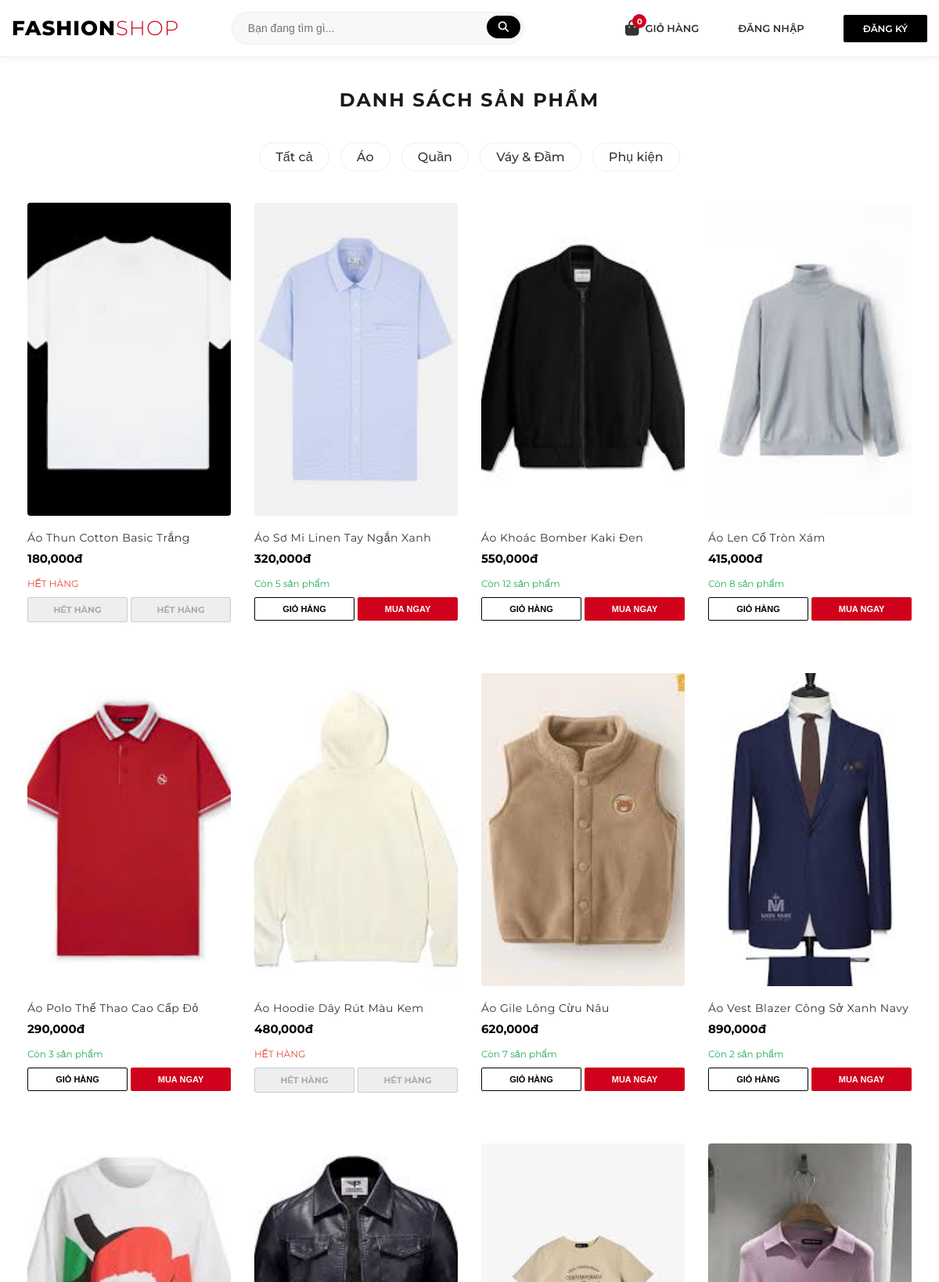
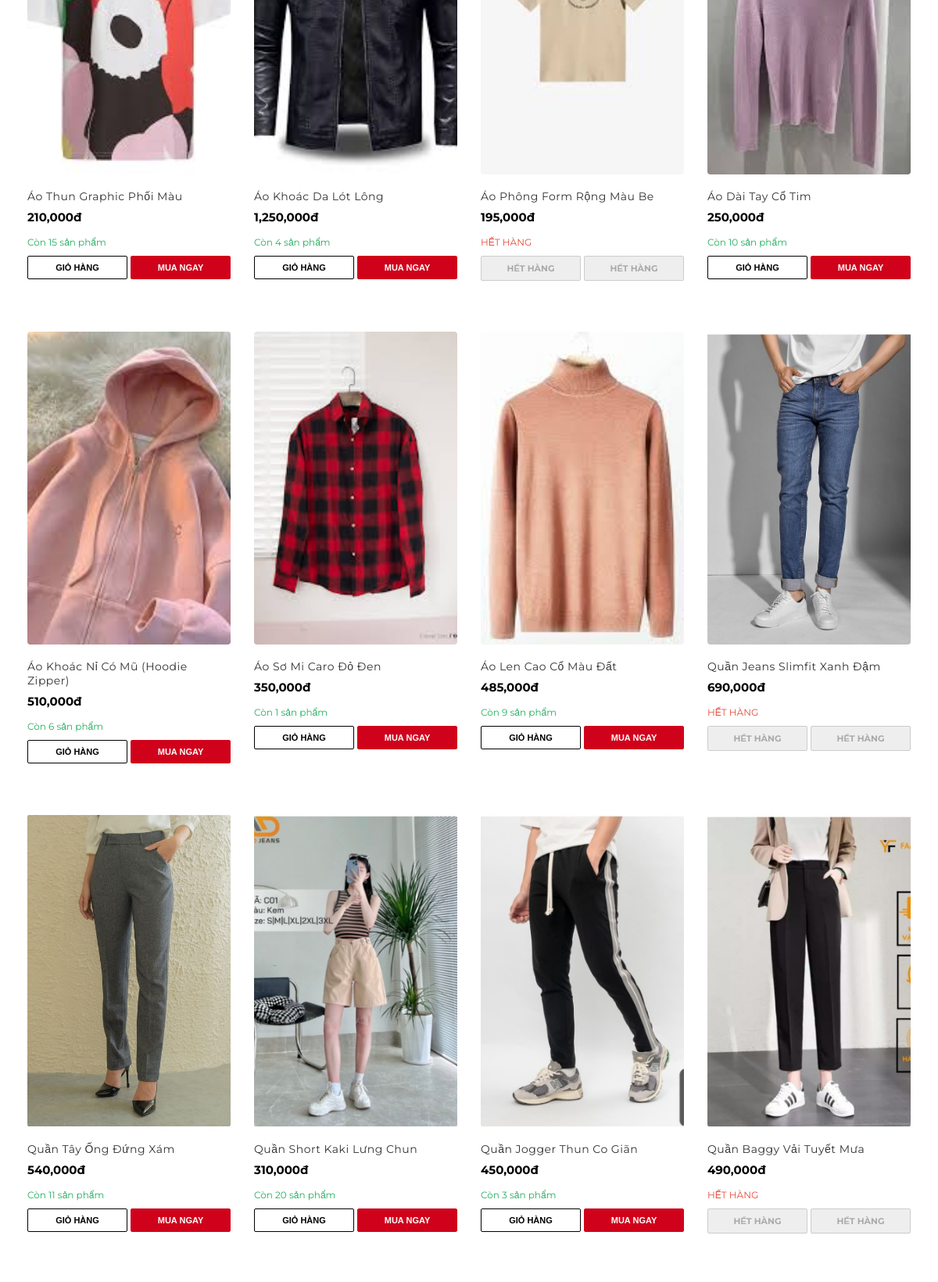
The page / (upper part) on the database its author committed (2 pictures, top to bottom).
### tables this page shows
CREATE TABLE `categories` (
  `id` int(11) NOT NULL,
  `name` varchar(100) NOT NULL
);

CREATE TABLE `products` (
  `id` int(11) NOT NULL,
  `category_id` int(11) DEFAULT NULL,
  `name` varchar(255) NOT NULL,
  `price` decimal(10,2) NOT NULL,
  `stock` int(11) NOT NULL DEFAULT 0,
  `description` text DEFAULT NULL,
  `image` varchar(255) DEFAULT NULL
);

### public/index.php (the view, shortened to what this page needs)
<?php
include __DIR__ . '/../templates/partials/header.php';
$search = $_GET['search'] ?? '';
$cat_id = $_GET['category'] ?? '';
$stmt_cats = $pdo->query("SELECT * FROM categories");
$categories = $stmt_cats->fetchAll();
$sql = "SELECT * FROM products WHERE name LIKE ?";
$params = ["%$search%"];
$stmt = $pdo->prepare($sql);
$stmt->execute($params);
$products = $stmt->fetchAll();
?>
<div class="container" style="max-width: 1200px; margin: 0 auto; padding: 20px;">
    <h2 style="text-align: center; text-transform: uppercase; letter-spacing: 2px; margin-bottom: 30px;">
        Danh sách sản phẩm
    </h2>
    <div class="filters" style="text-align: center; margin-bottom: 40px;">
        <a href="index.php" class="<?= !$cat_id ? 'active-filter' : '' ?>"
            style="text-decoration: none; color: #333; padding: 8px 20px; border: 1px solid #eee; margin: 0 5px; border-radius: 20px; display: inline-block;">
            Tất cả
        </a>
        <?php foreach ($categories as $cat): ?>
            <a href="index.php?category=<?= $cat['id'] ?>"
                style="text-decoration: none; color: #333; padding: 8px 20px; border: 1px solid #eee; margin: 0 5px; border-radius: 20px; display: inline-block;">
                <?= $cat['name'] ?>
            </a>
        <?php endforeach; ?>
    </div>
    <div class="product-grid">
        <?php if (count($products) > 0): ?>
            <?php foreach ($products as $p): ?>
                <div class="product-card">
                    <a href="product.php?id=<?= $p['id']; ?>">
                        <img src="/assets/images/<?= $p['image']; ?>" alt="<?= $p['name']; ?>">
                    </a>
                    <div class="product-info">
                        <div class="product-name"><?= $p['name']; ?></div>
                        <div class="product-price"><?= number_format($p['price']); ?>đ</div>
                        <?php $outOfStock = (int)($p['stock'] ?? 0) <= 0; ?>
                        <p style="font-size: 12px; color: <?= $outOfStock ? '#e74c3c' : '#27ae60' ?>; margin: 5px 0;">
                            <?= $outOfStock ? 'HẾT HÀNG' : 'Còn ' . (int)$p['stock'] . ' sản phẩm' ?>
                        </p>
                        <form action="add_to_cart.php" method="POST" style="margin-top: 10px;">
                            <div style="display: flex; gap: 4px;">
                                <?php if ($outOfStock): ?>
                                    <span style="flex:1; padding:8px 2px; font-size:11px; text-align:center; border:1px solid #ccc; background:#eee; color:#aaa; font-weight:bold; border-radius:2px;">HẾT HÀNG</span>
                                    <span style="flex:1; padding:8px 2px; font-size:11px; text-align:center; border:1px solid #ccc; background:#eee; color:#aaa; font-weight:bold; border-radius:2px;">HẾT HÀNG</span>
                                <?php else: ?>
                                    <button type="submit" name="action" value="add"
                                        style="flex:1; padding:8px 2px; font-size:11px; cursor:pointer; border:1px solid #000; background:#fff; color:#000; font-weight:bold; border-radius:2px;">
                                        GIỎ HÀNG
                                    </button>
                                    <button type="submit" name="action" value="buy_now"
                                        style="flex:1; padding:8px 2px; font-size:11px; cursor:pointer; background:#d0021b; border:1px solid #d0021b; color:#fff; font-weight:bold; border-radius:2px;">
                                        MUA NGAY
                                    </button>
                                <?php endif; ?>
                            </div>
                        </form>
                    </div>
                </div>
            <?php endforeach; ?>
        <?php else: ?>
            <p style="text-align: center; width: 100%; grid-column: 1 / -1;">Không tìm thấy sản phẩm nào.</p>
        <?php endif; ?>
    </div>
</div>
<?php include __DIR__ . '/../templates/partials/footer.php'; ?>

### templates/partials/header.php (shortened to what this page needs)
<?php
$total_items = 0;
?>
<!DOCTYPE html>
<html lang="vi">
<head>
    <link rel="stylesheet" href="/assets/css/style.css">
    <link rel="stylesheet" href="https://cdnjs.cloudflare.com/ajax/libs/font-awesome/6.0.0/css/all.min.css">
</head>
<body>
<header style="background: #fff; box-shadow: 0 2px 10px rgba(0,0,0,0.05); padding: 15px 0;">
    <div class="container" style="display: flex; justify-content: space-between; align-items: center; max-width: 1200px; margin: 0 auto; padding: 0 15px;">
        <a href="index.php" class="logo" style="text-decoration: none; color: #000; font-weight: 800; font-size: 26px; letter-spacing: 1px; flex: 1;">
            FASHION<span style="font-weight: 300; color: #d0021b;">SHOP</span>
        </a>
        <div class="search-bar" style="flex: 2; display: flex; justify-content: center;">
            <form action="index.php" method="GET" style="display: flex; width: 80%; max-width: 400px; position: relative;">
                <input type="text" name="search" placeholder="Bạn đang tìm gì..."
                    style="padding: 12px 20px; border: 1px solid #eee; border-radius: 30px; outline: none; width: 100%; font-size: 14px; background: #f8f8f8;">
                <button type="submit"
                    style="position: absolute; right: 5px; top: 5px; padding: 7px 15px; background: #000; color: #fff; border: none; border-radius: 25px; cursor: pointer;">
                    <i class="fa fa-search"></i>
                </button>
            </form>
        </div>
        <nav class="nav-menu" style="display: flex; align-items: center; gap: 25px; flex: 2; justify-content: flex-end;">
            <a href="cart.php" style="text-decoration: none; color: #333; font-weight: 600; font-size: 13px; text-transform: uppercase; display: flex; align-items: center; gap: 8px;">
                <div style="position: relative;">
                    <i class="fa-solid fa-bag-shopping" style="font-size: 20px;"></i>
                    <span style="position: absolute; top: -8px; right: -10px; background: #d0021b; color: #fff; border-radius: 50%; width: 18px; height: 18px; font-size: 10px; display: flex; align-items: center; justify-content: center; font-weight: bold;">
                        <?= $total_items ?>
                    </span>
                </div>
                Giỏ hàng
            </a>
            <?php if (isset($_SESSION['user_id'])): ?>
                <div style="height: 20px; width: 1px; background: #eee;"></div> <div style="display: flex; flex-direction: column; align-items: flex-start;">
                    <span style="font-size: 11px; color: #999; text-transform: uppercase;">Tài khoản</span>
                    <a href="profile.php" style="text-decoration: none; color: #000; font-weight: 700; font-size: 14px;">
                        <?= $_SESSION['username'] ?>
                    </a>
                </div>
                <a href="profile.php" style="text-decoration: none; color: #333; font-weight: 600; font-size: 13px; text-transform: uppercase; display: flex; align-items: center; gap: 5px;">
                    <i class="fa-solid fa-clock-rotate-left"></i> Đơn hàng
                </a>
                <a href="logout.php" title="Đăng xuất" style="text-decoration: none; color: #999; font-size: 18px;">
                    <i class="fa-solid fa-right-from-bracket"></i>
                </a>
            <?php else: ?>
                <a href="login.php" style="text-decoration: none; color: #333; font-weight: 600; font-size: 13px; text-transform: uppercase;">Đăng nhập</a>
                <a href="register.php" style="text-decoration: none; background: #000; color: #fff; padding: 10px 25px; border-radius: 2px; font-weight: 600; font-size: 12px; text-transform: uppercase;">Đăng ký</a>
            <?php endif; ?>
        </nav>
    </div>
</header>

### templates/partials/footer.php
</body>
</html>
<?php include __DIR__ . '/chatbox.php'; ?>

### templates/partials/chatbox.php (shortened to what this page needs)
<link rel="stylesheet" href="https://cdnjs.cloudflare.com/ajax/libs/font-awesome/6.5.0/css/all.min.css">

### public/assets/css/style.css (style rules this page uses)
:root { --main-color: #1a1a1a; --accent-color: #ff4757; --text-muted: #777; --border-color: #eee; }
body { font-family: 'Montserrat', sans-serif; color: var(--main-color); background-color: #fff; margin: 0; }
header { border-bottom: 1px solid var(--border-color); padding: 20px 0; position: sticky; top: 0; background: #fff; z-index: 1000; }
.logo { font-size: 26px; font-weight: 800; text-transform: uppercase; letter-spacing: 3px; text-decoration: none; color: var(--main-color); }
.nav-menu a { text-decoration: none; color: var(--main-color); font-weight: 500; margin-left: 25px; font-size: 14px; transition: 0.3s; }
.product-grid { display: grid; grid-template-columns: repeat(auto-fill, minmax(250px, 1fr)); gap: 30px; max-width: 1200px; margin: 40px auto; padding: 0 15px; }
.product-card { position: relative; overflow: hidden; transition: 0.4s; }
.product-card img { width: 100%; height: 380px; object-fit: cover; transition: 0.5s; }
.product-info { padding: 15px 0; text-align: left; }
.product-name { font-size: 15px; margin-bottom: 5px; font-weight: 400; text-transform: capitalize; }
.product-price { font-weight: 700; font-size: 16px; }
.logo { font-size: 30px; letter-spacing: 5px; color: #000; }
.filters { margin: 40px 0; }
.filters a { transition: all 0.3s ease; border-color: #ddd; font-weight: 500; }
.product-card { border: none; margin-bottom: 20px; }
.product-card img { width: 100%; height: 400px; object-fit: cover; border-radius: 4px; transition: transform 0.6s ease; }
.product-info { padding-top: 15px; }
.product-name { font-size: 14px; color: #333; margin-bottom: 8px; letter-spacing: 0.5px; }
.product-price { font-size: 15px; color: #000; margin-bottom: 15px; }

### templates/partials/header.php (style rules this page uses)
body { font-family: 'Montserrat', sans-serif; }

### rows shown on the page
categories: name "Áo"
categories: name "Quần"
categories: name "Váy & Đầm"
categories: name "Phụ kiện"
products: image (picture), name "Áo Thun Cotton Basic Trắng", price "180,000", stock "HẾT HÀNG"
products: image (picture), name "Áo Sơ Mi Linen Tay Ngắn Xanh", price "320,000", stock "5", shows "GIỎ HÀNG"
products: image (picture), name "Áo Khoác Bomber Kaki Đen", price "550,000", stock "12", shows "GIỎ HÀNG"
products: image (picture), name "Áo Len Cổ Tròn Xám", price "415,000", stock "8", shows "GIỎ HÀNG"
products: image (picture), name "Áo Polo Thể Thao Cao Cấp Đỏ", price "290,000", stock "3", shows "GIỎ HÀNG"
products: image (picture), name "Áo Hoodie Dây Rút Màu Kem", price "480,000", stock "HẾT HÀNG"
products: image (picture), name "Áo Gile Lông Cừu Nâu", price "620,000", stock "7", shows "GIỎ HÀNG"
products: image (picture), name "Áo Vest Blazer Công Sở Xanh Navy", price "890,000", stock "2", shows "GIỎ HÀNG"
products: image (picture), name "Áo Thun Graphic Phối Màu", price "210,000", stock "15", shows "GIỎ HÀNG"
products: image (picture), name "Áo Khoác Da Lót Lông", price "1,250,000", stock "4", shows "GIỎ HÀNG"
products: image (picture), name "Áo Phông Form Rộng Màu Be", price "195,000", stock "HẾT HÀNG"
products: image (picture), name "Áo Dài Tay Cổ Tim", price "250,000", stock "10", shows "GIỎ HÀNG"
products: image (picture), name "Áo Khoác Nỉ Có Mũ (Hoodie Zipper)", price "510,000", stock "6", shows "GIỎ HÀNG"
products: image (picture), name "Áo Sơ Mi Caro Đỏ Đen", price "350,000", stock "1", shows "GIỎ HÀNG"
products: image (picture), name "Áo Len Cao Cổ Màu Đất", price "485,000", stock "9", shows "GIỎ HÀNG"
products: image (picture), name "Quần Jeans Slimfit Xanh Đậm", price "690,000", stock "HẾT HÀNG"
products: image (picture), name "Quần Tây Ống Đứng Xám", price "540,000", stock "11", shows "GIỎ HÀNG"
products: image (picture), name "Quần Short Kaki Lưng Chun", price "310,000", stock "20", shows "GIỎ HÀNG"
products: image (picture), name "Quần Jogger Thun Co Giãn", price "450,000", stock "3", shows "GIỎ HÀNG"
products: image (picture), name "Quần Baggy Vải Tuyết Mưa", price "490,000", stock "HẾT HÀNG"

### other values the page prints
$total_items "0"
